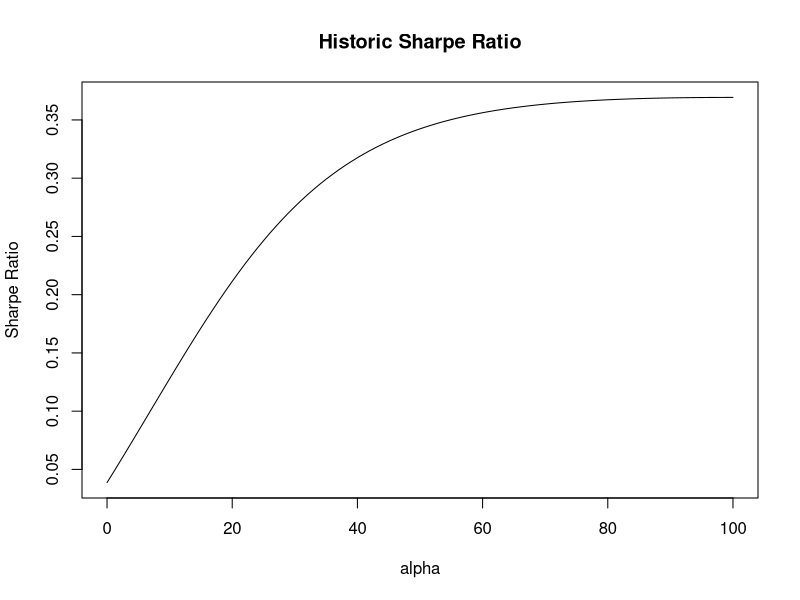
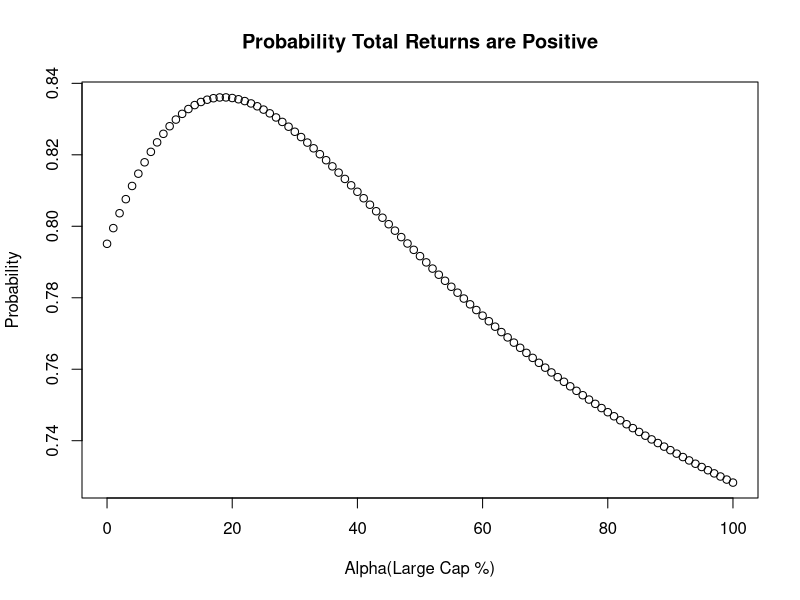
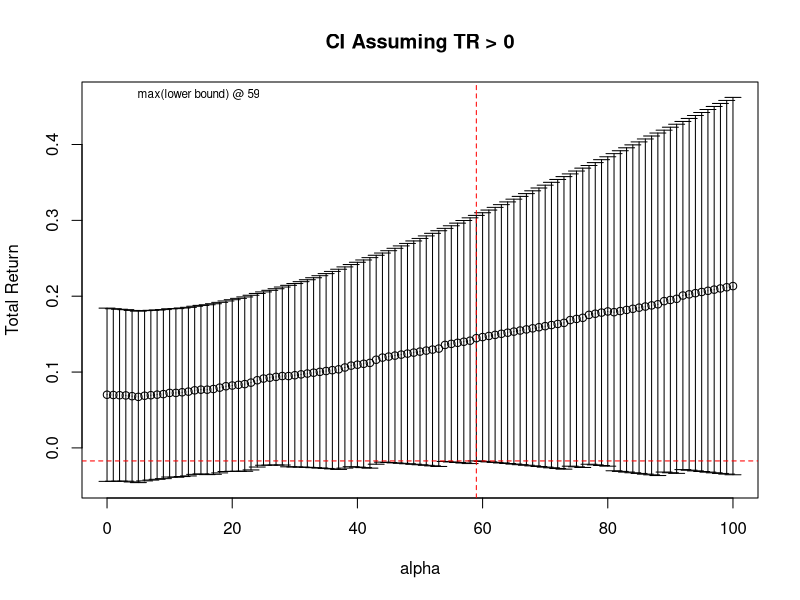
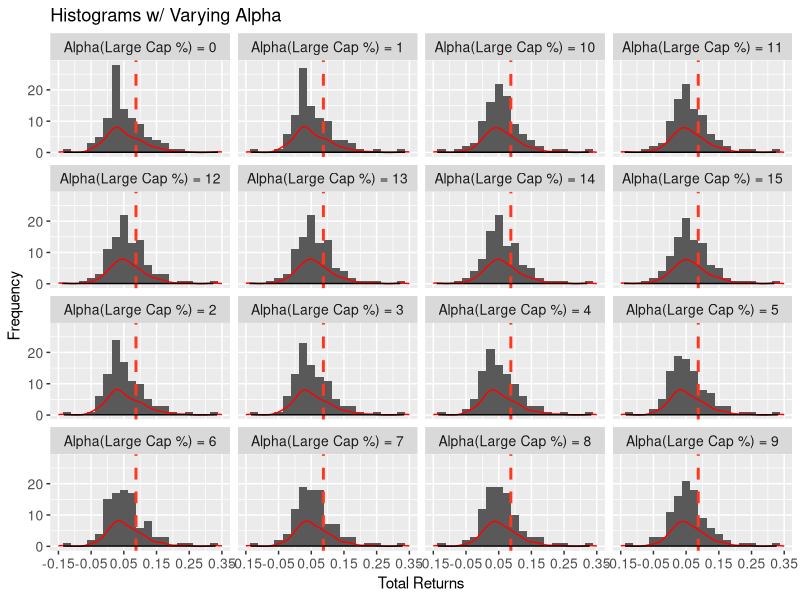
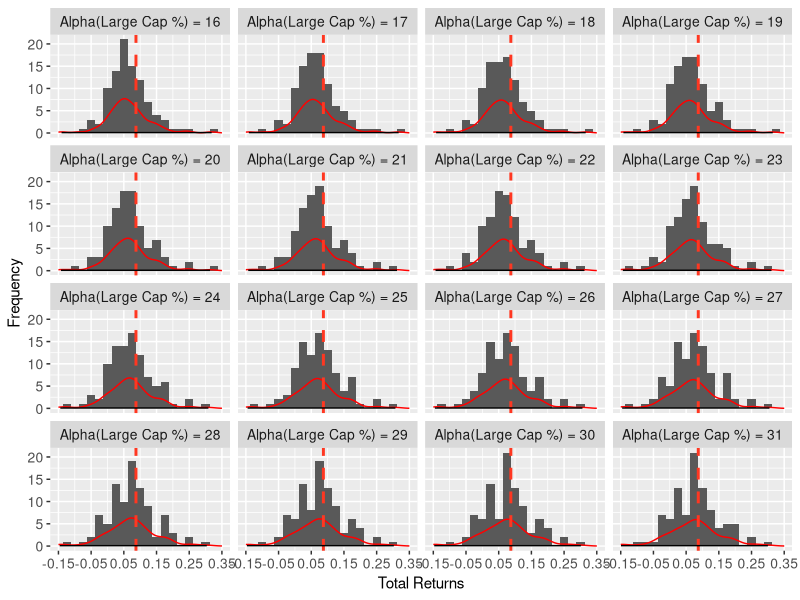
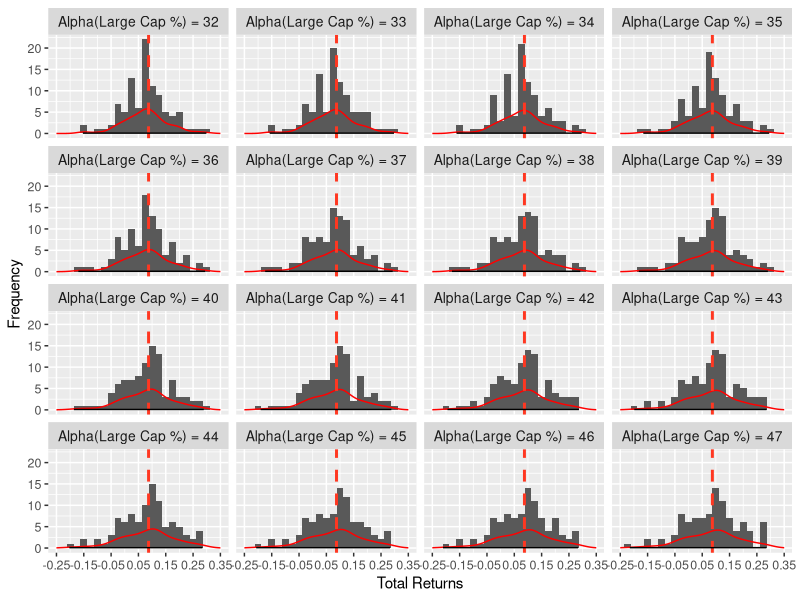
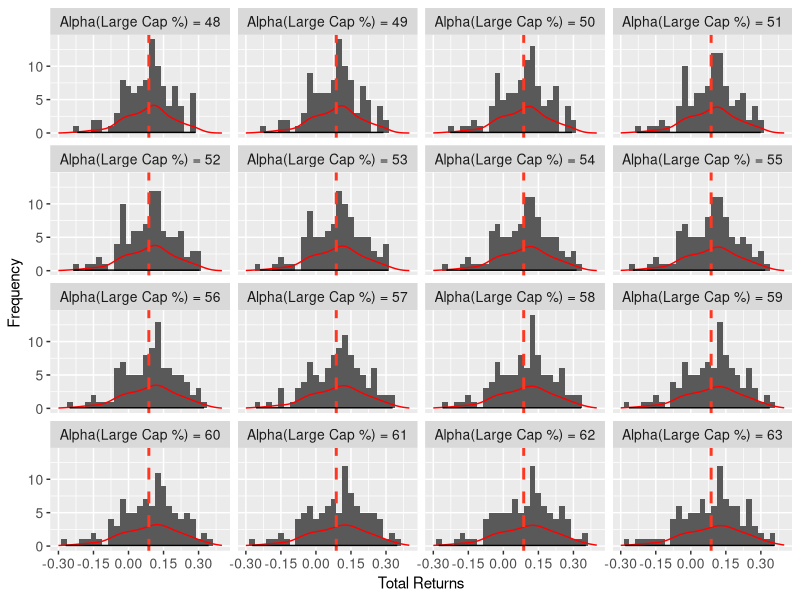
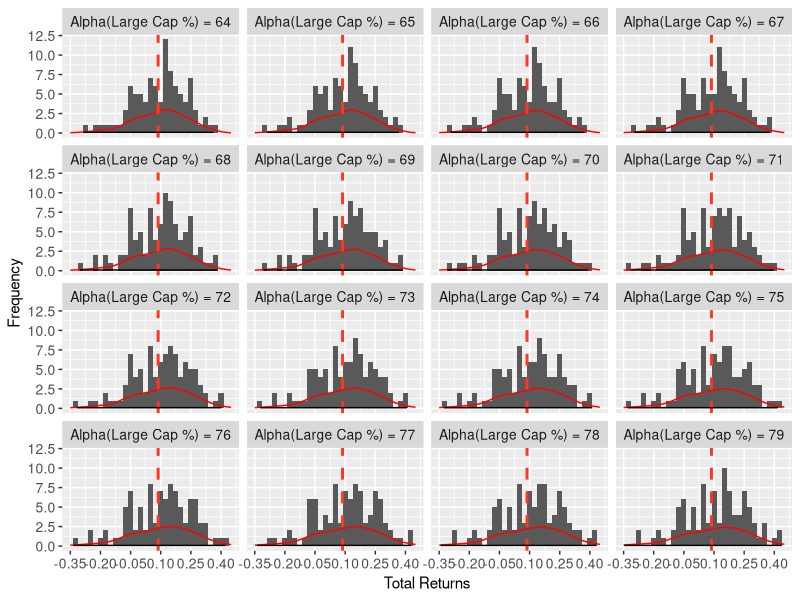

Recreate these plots in R, in order. (Note: this script raises an error after producing the figures.)
## ---- chunk 1
knitr::opts_chunk$set(echo = TRUE)
library(dplyr)
## ---- chunk 2
library(readxl)
Project_2_Historical_Data <- read_excel("Project 2 Historical Data.xlsx", 
    sheet = "60-40 Returns Annual", range = "B10:D107")
data = Project_2_Historical_Data

for(i in 0:100){
  data[paste0("Alpha(Large Cap %) = ", i)] = NA}

for(i in 0:100){
  alpha = i/100
  for(j in 1:length(data$Date)){
    data[j,i+4]= alpha*data$`Large Cap TR`[j] + (1-alpha)*data$FIXED[j]}}

Alpha = data.frame(matrix(nrow=101, ncol=6))
colnames(Alpha) = c("Spread_Ratio", "min", "max", "Mean", "STD_DEV", "Std_29") 
Alpha$Spread_Ratio = colnames(data)[4:104]


for(i in 1:length(Alpha$Spread_Ratio)){
    Alpha[i, 2] = min(data[, i+3])
    Alpha[i, 3] = max(data[, i+3])
    Alpha[i, 4] = sum(data[,i+3])
    Alpha[i, 4] = Alpha[i, 4]/97
    Alpha[i, 5] = sqrt(var(data[, i+3]))
    Alpha[i, 6] = sqrt(var(data[29:97, i+3]))}


Returns_30yr = c(2.755,
2.954166667,
3.0975,
3.443333333,
3.4825,
4.078333333,
4.119166667,
3.941666667,
4.055,
4.073333333,
4.186666667,
4.223333333,
4.694166667,
4.9,
5.345833333,
6.1725,
6.734166667,
5.998333333,
5.796666667,
6.9875,
7.983333333,
8.213333333,
7.944166667,
7.725,
8.544166667,
9.316666667,
11.43333333,
13.56333333,
12.66333333,
11.25583333,
12.43333333,
10.70333333,
7.69,
8.609166667,
8.936666667,
8.401666667,
8.619166667,
8.085,
7.675,
6.579166667,
7.409166667,
6.8075,
6.723333333,
6.5675,
5.531666667,
5.913333333,
5.88,
5.4675,
5.405833333,
5.0325,
5.1,
4.520833333,
4.873333333,
4.796666667,
4.218333333,
4.095,
4.180833333,
3.884166667,
2.8825,
3.459166667,
3.269166667,
2.818333333,
2.58,
2.886666667,
3.095,
2.525,
1.51,
2.0475,
3.161666667
)

Returns_30yr=Returns_30yr/100

x = 1954:2022

frame = data.frame(matrix(ncol=102, nrow=69))
frame[,1] = c(seq(1954,2022))
for(i in 4:104){
  for(j in 29:97){
    z = data[j,i] - Returns_30yr[j-28]
    frame[j-28, i-2] = z/Alpha$Std_29[i-3]}}

  

vect = vector()
for(i in 2:102){
  vect = append(vect, mean(frame[, i]))}


plot(x = 0:100, y = vect, main = "Historic Sharpe Ratio", ylab="Sharpe Ratio", xlab="alpha", type = "l")

# Conditional Expectation of total return given it will be positive
Alpha["E[TR | TR > 0]"]=NA

for(i in 4:104){
  y = data.frame(data[,c(1,i)])
  y = y %>% arrange(y[,2])
  colnames(y) = c(paste0("Date",i-4), paste0(i-4, "/", 104-i))
  y = subset(y, y[,2] > 0)
  Alpha$`E[TR | TR > 0]`[i-3] = mean(y[,2])}


Alpha["E[TR | TR < 0]"]=NA

for(i in 4:104){
  y = data.frame(data[,c(1,i)])
  y = y %>% arrange(y[,2])
  colnames(y) = c(paste0("Date",i-4), paste0(i-4, "/", 104-i))
  y = subset(y, y[,2] < 0)
  Alpha$`E[TR | TR < 0]`[i-3] = mean(y[,2])}


for(i in 4:104){
  y = data.frame(data[,c(1,i)])
  y = y %>% arrange(y[,2])
  colnames(y) = c(paste0("Date",i-4), paste0(i-4, "/", 104-i))
  y = subset(y, y[,2] > 0)
  Alpha$`SD[TR | TR > 0]`[i-3] = sqrt(var(y[,2]))}

for(i in 4:104){
  y = data.frame(data[,c(1,i)])
  y = y %>% arrange(y[,2])
  colnames(y) = c(paste0("Date",i-4), paste0(i-4, "/", 104-i))
  y = subset(y, y[,2] < 0)
  Alpha$`SD[TR | TR < 0]`[i-3] = sqrt(var(y[,2]))}

install.packages("plotrix")      
library("plotrix")

Alpha = Alpha %>%
  mutate("Z-Score" = (0 - Alpha$Mean)/Alpha$STD_DEV)

Alpha = Alpha %>%
  mutate("P(TR > 0)" = pnorm(Alpha$`Z-Score`, lower.tail = FALSE))


Alpha["E[TR]"]=NA
for(i in 1:101){
  Alpha$`E[TR]` = (Alpha$`P(TR > 0)`[i] * Alpha$`E[TR | TR > 0]`[i]) + ((1 - Alpha$`P(TR > 0)`[i]) * Alpha$`E[TR | TR < 0]`[i])}

plot(x = 0:100, y = Alpha$`P(TR > 0)`, xlab="Alpha(Large Cap %)", ylab="Probability", main = "Probability Total Returns are Positive")


Conf = Alpha[c(1,4,5,7:10,12:13)]
Conf = Conf %>%
  mutate("+lower" = Conf$`E[TR | TR > 0]` - 1.96*Conf$`SD[TR | TR > 0]`)

Conf = Conf %>%
  mutate("+upper" = Conf$`E[TR | TR > 0]` + 1.96*Conf$`SD[TR | TR > 0]`)


plotCI(x = 0:100, y = Conf$`E[TR | TR > 0]`, li = Conf$`+lower`, ui = Conf$`+upper`, main="CI Assuming TR > 0", ylab="Total Return", xlab="alpha")
abline(v = 59, col = "red", lty = "dashed")
abline(h = max(Conf$`+lower`), col = "red", lty = "dashed")
mtext("max(lower bound) @ 59", side=3, line = -1, adj = 0.1, cex=.7)

library(ggplot2)

install.packages("ggthemes")
library(ggthemes)
df = data.frame(matrix(ncol=3, nrow=9797))
for(i in 0:100){
  x = i*97 + 1
  y = (1+i)*97
  df[x:y, 1] = data[,i+4]
  df[x:y, 2] = paste0(colnames(data)[i+4])}

Alpha[c("Spread_Ratio", "min", "max")][97:101,]

ggplot2::ggplot(data = df[1:1552,], mapping = aes(x=X1), freq=FALSE) + 
  geom_histogram(binwidth=0.025)+
  geom_density(col="red") +
  scale_x_continuous(name = "Total Returns",
                     breaks = seq(-0.15, 0.35, 0.1),
                     limits=c(-0.15, 0.35)) +
  scale_y_continuous(name = "Frequency") +
  ggtitle("Histograms w/ Varying Alpha") +
  scale_fill_gradient("Count", low = "blue", high = "red") +
  geom_vline(aes(xintercept = mean(df$X1), group = X2), size = 1, colour = "#FF3721",
                   linetype = "dashed") +
  facet_wrap(~X2) + 
  geom_line(aes(y = mean(df$X1)))+
  theme(strip.text = element_text(size = 10),
        axis.text = element_text(size=10),
        strip.background = element_rect())

ggplot2::ggplot(data = df[1553:3104,], mapping = aes(x=X1), freq=FALSE) + 
  geom_histogram(binwidth=0.025)+
  geom_density(col="red") +
  scale_x_continuous(name = "Total Returns",
                     breaks = seq(-0.15, 0.35, 0.1),
                     limits=c(-0.15, 0.35)) +
  scale_y_continuous(name = "Frequency") +
  scale_fill_gradient("Count", low = "blue", high = "red") +
  geom_vline(aes(xintercept = mean(df$X1), group = X2), size = 1, colour = "#FF3721",
                   linetype = "dashed") +
  facet_wrap(~X2) + 
  geom_line(aes(y = mean(df$X1)))+
  theme(strip.text = element_text(size = 10),
        axis.text = element_text(size=10),
        strip.background = element_rect())


ggplot2::ggplot(data = df[3105:4656,], mapping = aes(x=X1), freq=FALSE) + 
  geom_histogram(binwidth=0.025)+
  geom_density(col="red") +
  scale_x_continuous(name = "Total Returns",
                     breaks = seq(-0.25, 0.35, 0.1),
                     limits=c(-0.25, 0.35)) +
  scale_y_continuous(name = "Frequency") +
  scale_fill_gradient("Count", low = "blue", high = "red") +
  geom_vline(aes(xintercept = mean(df$X1), group = X2), size = 1, colour = "#FF3721",
                   linetype = "dashed") +
  facet_wrap(~X2) + 
  geom_line(aes(y = mean(df$X1)))+
  theme(strip.text = element_text(size = 10),
        axis.text = element_text(size=9),
        strip.background = element_rect())

ggplot2::ggplot(data = df[4657:6208,], mapping = aes(x=X1), freq=FALSE) + 
  geom_histogram(binwidth=0.025)+
  geom_density(col="red") +
  scale_x_continuous(name = "Total Returns",
                     breaks = seq(-0.3, 0.4, 0.15),
                     limits=c(-0.3, 0.4)) +
  scale_y_continuous(name = "Frequency") +
  scale_fill_gradient("Count", low = "blue", high = "red") +
  geom_vline(aes(xintercept = mean(df$X1), group = X2), size = 1, colour = "#FF3721",
                   linetype = "dashed") +
  facet_wrap(~X2) + 
  geom_line(aes(y = mean(df$X1)))+
  theme(strip.text = element_text(size = 10),
        axis.text = element_text(size=10),
        strip.background = element_rect())

ggplot2::ggplot(data = df[6209:7760,], mapping = aes(x=X1), freq=FALSE) + 
  geom_histogram(binwidth=0.025)+
  geom_density(col="red") +
  scale_x_continuous(name = "Total Returns",
                     breaks = seq(-0.35, 0.45, 0.15),
                     limits=c(-0.35, 0.45)) +
  scale_y_continuous(name = "Frequency") +
  scale_fill_gradient("Count", low = "blue", high = "red") +
  geom_vline(aes(xintercept = mean(df$X1), group = X2), size = 1, colour = "#FF3721",
                   linetype = "dashed") +
  facet_wrap(~X2) + 
  geom_line(aes(y = mean(df$X1)))+
  theme(strip.text = element_text(size = 10),
        axis.text = element_text(size=10),
        strip.background = element_rect())

ggplot2::ggplot(data = df[7761:9312,], mapping = aes(x=X1), freq=FALSE) + 
  geom_histogram(binwidth=0.05)+
  geom_density(col="red") +
  scale_x_continuous(name = "Total Returns",
                     breaks = seq(-0.45, 0.55, 0.2),
                     limits=c(-0.45, 0.55)) +
  scale_y_continuous(name = "Frequency") +
  scale_fill_gradient("Count", low = "blue", high = "red") +
  geom_vline(aes(xintercept = mean(df$X1), group = X2), size = 1, colour = "#FF3721",
                   linetype = "dashed") +
  facet_wrap(~X2) + 
  geom_line(aes(y = mean(df$X1)))+
  theme(strip.text = element_text(size = 10),
        axis.text = element_text(size=10),
        strip.background = element_rect())

ggplot2::ggplot(data = df[9313:9797,], mapping = aes(x=X1), freq=FALSE) + 
  geom_histogram(binwidth=0.05)+
  geom_density(col="red") +
  scale_x_continuous(name = "Total Returns",
                     breaks = seq(-0.45, 0.55, 0.2),
                     limits=c(-0.45, 0.55)) +
  scale_y_continuous(name = "Frequency") +
  scale_fill_gradient("Count", low = "blue", high = "red") +
  geom_vline(aes(xintercept = mean(df$X1), group = X2), size = 1, colour = "#FF3721",
                   linetype = "dashed") +
  facet_wrap(~X2) + 
  geom_line(aes(y = mean(df$X1)))+
  theme(strip.text = element_text(size = 10),
        axis.text = element_text(size=10),
        strip.background = element_rect())



## ---- chunk 3
library(readxl)
data2 <- read_excel("Project 2 Historical Data.xlsx", 
    range = "A1186:P1283")

colnames(data2) = c("Year",	"Ibbotson® SBBI® US Large-Cap Stocks (Total Return)", "Ibbotson® SBBI® US Large-Cap Stocks (Income Return)",	"Ibbotson® SBBI® US Large-Cap Stocks (Capital Appreciation  Return)",	"Ibbotson® SBBI® US Small-Cap Stocks (Total Return)",	"Ibbotson® SBBI® US Long-term (20-Year) Corporate Bonds (Total Return)",	"Ibbotson® SBBI® US Long-term (20-Year) Government Bonds (Total Return)",	"Ibbotson® SBBI® US Long-term (20-Year) Government Bonds (Income Return)",	"Ibbotson® SBBI® US Long-term (20-Year) Government Bonds (Capital Appreciation Return)",	"Ibbotson® SBBI® US Long-term (20-Year)  Government Bonds (Yield)",	"Ibbotson® SBBI® US Intermediate-term (5-Year) Government Bonds (Total Return)",	"Ibbotson® SBBI® US Intermediate-term (5-Year) Government Bonds (Income Return)",	"Ibbotson® SBBI® US Intermediate-term (5-Year) Government Bonds (Capital Appreciation Return)",	"Ibbotson® SBBI® US Intermediate-term (5-Year) Government Bonds (Yield)",	"Ibbotson® SBBI® US (30-Day) Treasury Bills",	"Ibbotson® SBBI® US Inflation")

data2 = data2[, c(1,2,6,7,11)]

data2["Large_Cap"] = NA
for(i in 1:97){
  data2$Large_Cap[i] = data2$`Ibbotson® SBBI® US Large-Cap Stocks (Total Return)`[i] + data2$`Ibbotson® SBBI® US Long-term (20-Year) Government Bonds (Total Return)`[i]
}
  
data2 = data2 %>%
  mutate("Large_Cap" =data2[,2]+data2[,4])

Conf2a = data.frame(matrix(nrow=97, ncol=102))
colnames(Conf2a) = c("Year", colnames(data)[4:104])

Conf2b = data.frame(matrix(nrow=97, ncol=102))
colnames(Conf2b) = c("Year", colnames(data)[4:104])


for(i in 0:100){
  alpha = i
  alpha=alpha/100
  for(j in 1:97){
    long_corp = (1-alpha) * 0.35 * data2$`Ibbotson® SBBI® US Long-term (20-Year) Corporate Bonds (Total Return)`[j]
    intermediate_gov = (1-alpha) * 0.65 * data2$`Ibbotson® SBBI® US Intermediate-term (5-Year) Government Bonds (Total Return)`[j]
    Large_Cap = alpha * data2$Large_Cap[j]
    TR = long_corp+intermediate_gov+Large_Cap
    Conf2a[j, i+2] = TR}}
Conf2a$Year = data2$Year


for(i in 0:100){
  alpha = i
  alpha=alpha/100
  for(j in 1:97){
    long_corp = (1-alpha) * 0.35 * data2$`Ibbotson® SBBI® US Long-term (20-Year) Corporate Bonds (Total Return)`[j]
    intermediate_gov = (1-alpha) * 0.65 * data2$`Ibbotson® SBBI® US Intermediate-term (5-Year) Government Bonds (Total Return)`[j]
    Large_Cap = alpha * data2$`Ibbotson® SBBI® US Large-Cap Stocks (Total Return)`[j]
    TR = long_corp+intermediate_gov+Large_Cap
    Conf2b[j, i+2] = TR}}
Conf2b$Year = data2$Year

vect1 = vector()
for(i in 2:102){
  vect1 = append(vect1, mean(Conf2a[,i]))}

vect2 = vector()
for(i in 2:102){
  vect2 = append(vect2, mean(Conf2b[,i]))}
plot(x=0:100, y = vect2)

data3 = data.frame(matrix(nrow=69, ncol=102))
colnames(data3) = c("Year", colnames(data)[4:104])
data3$Year[1:68] = data$Date[1:68]
data3$Year[69] = "Interest Compounded Annually"
for(i in 4:104){
  for(j in 1:68){
    prod = 1
    y = j+29
    x = data[j:y, i]
    x = x + 1
    for(k in 1:30){
      prod = prod * x[k,1]}
  data3[j,i-2] = prod^(1/30)-1}}

